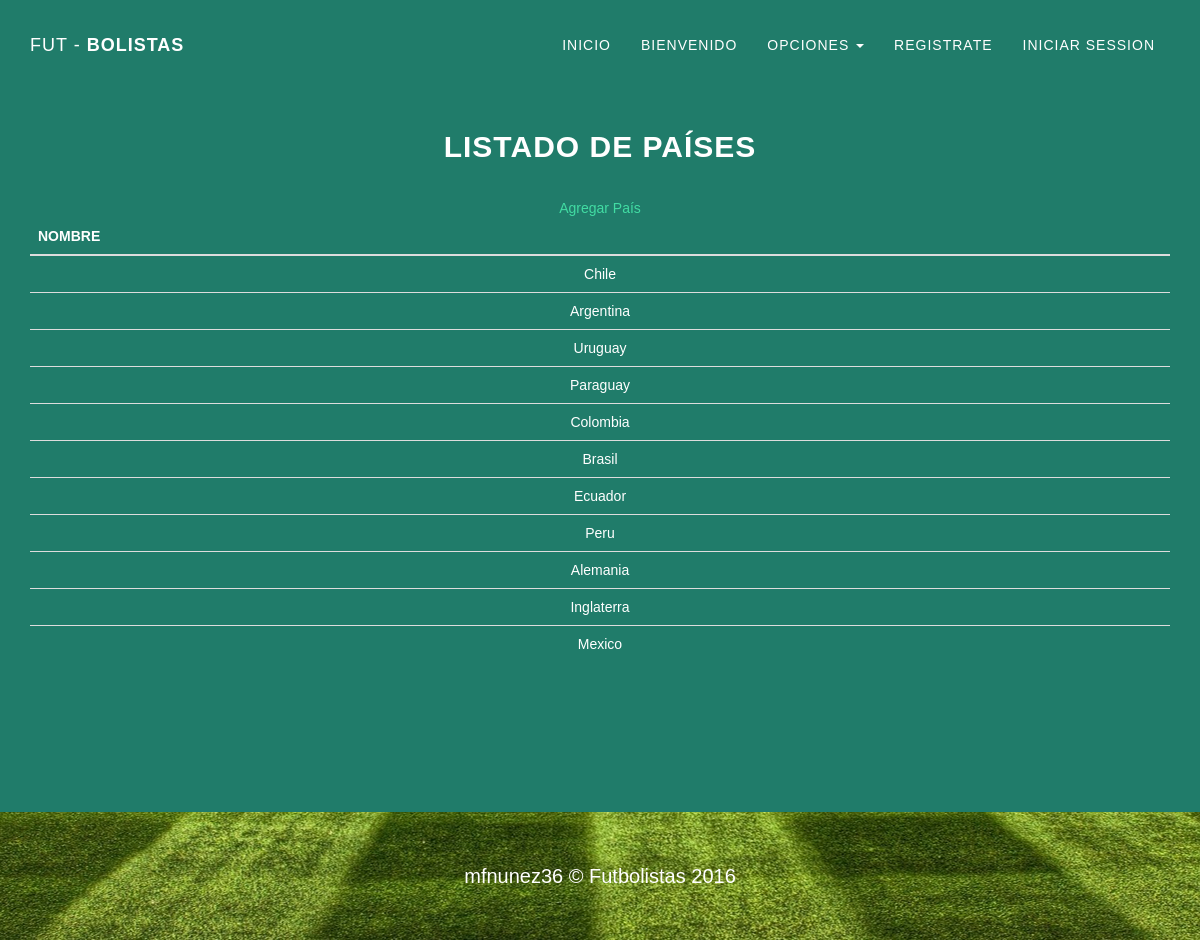
The page /Codei/index.php/pais on the database its author committed.
### tables this page shows
CREATE TABLE `pais` (
  `id` int(11) NOT NULL,
  `nombre` varchar(100) NOT NULL
);

### Codei/application/controllers/pais.php (called while the page is built, shortened)
<?php
class Pais extends CI_Controller
{
	function __construct()
	{
		$this->load->helper('url');
		$this->load->model('pais_mod');
    }
    function index()
	{
		$this->load->view("Shared/head", array("title" => "Paises", "estilo" => array("grayscale.css")));
		$this->load->view("Shared/nav");
		$resultado['data'] = $this->pais_mod->ListarPaises();
		$this->load->view('Pais/index', $resultado);
		$this->load->view("Shared/footer", array("scripts" => array("grayscale.js", "jquery.easing.min.js")));
	}
}

### Codei/index.php (called while the page is built, shortened)
<?php
require_once BASEPATH.'core/CodeIgniter.php';

### Codei/application/models/pais_mod.php (called while the page is built, shortened)
<?php
class Pais_mod extends CI_Model
{
    function ListarPaises()
    {
    	try
    	{
    		$query = $this->db->get('pais');
	    	if ($query->num_rows() > 0)
	    	{
	    		return $query;
	    	}
	    	else
	    	{
	    		return null;
	    	}
    	}
    	catch (Exception $e)
    	{
    		return $e;
    	}
    }
}

### Codei/application/views/Pais/index.php (the view)
<section class="container content-section text-center">
   <div>
        <h2>Listado de Países</h2>
        <a href="<?= site_url('Pais/Agregar') ?>">Agregar País</a>
        <table class="table">
            <thead>
                <th>NOMBRE</th>
            </thead>
            <tbody>
                <?php foreach ($data->result() as $row) { ?>
                    <tr>
                        <td><?= $row->nombre ?></td>
                    </tr>
                <?php } ?>
            </tbody>
        </table>
    </div>
</section>

### Codei/css/grayscale.css (style rules this page uses)
body { width: 100%; height: 100%; font-family: Helvetica, Arial, sans-serif; color: white; background-color: #207C6A; }
html { width: 100%; height: 100%; }
h1, h2, h3, h4, h5, h6 { margin: 0 0 35px; text-transform: uppercase; font-family: Helvetica, Arial, sans-serif; font-weight: 700; letter-spacing: 1px; }
a { color: #42DCA3; -webkit-transition: all 0.2s ease-in-out; -moz-transition: all 0.2s ease-in-out; transition: all 0.2s ease-in-out; }
.content-section { min-height: 80%; padding-top: 130px; padding-bottom: 130px; }

### rows shown on the page
pais: nombre "Chile"
pais: nombre "Argentina"
pais: nombre "Uruguay"
pais: nombre "Paraguay"
pais: nombre "Colombia"
pais: nombre "Brasil"
pais: nombre "Ecuador"
pais: nombre "Peru"
pais: nombre "Alemania"
pais: nombre "Inglaterra"
pais: nombre "Mexico"
